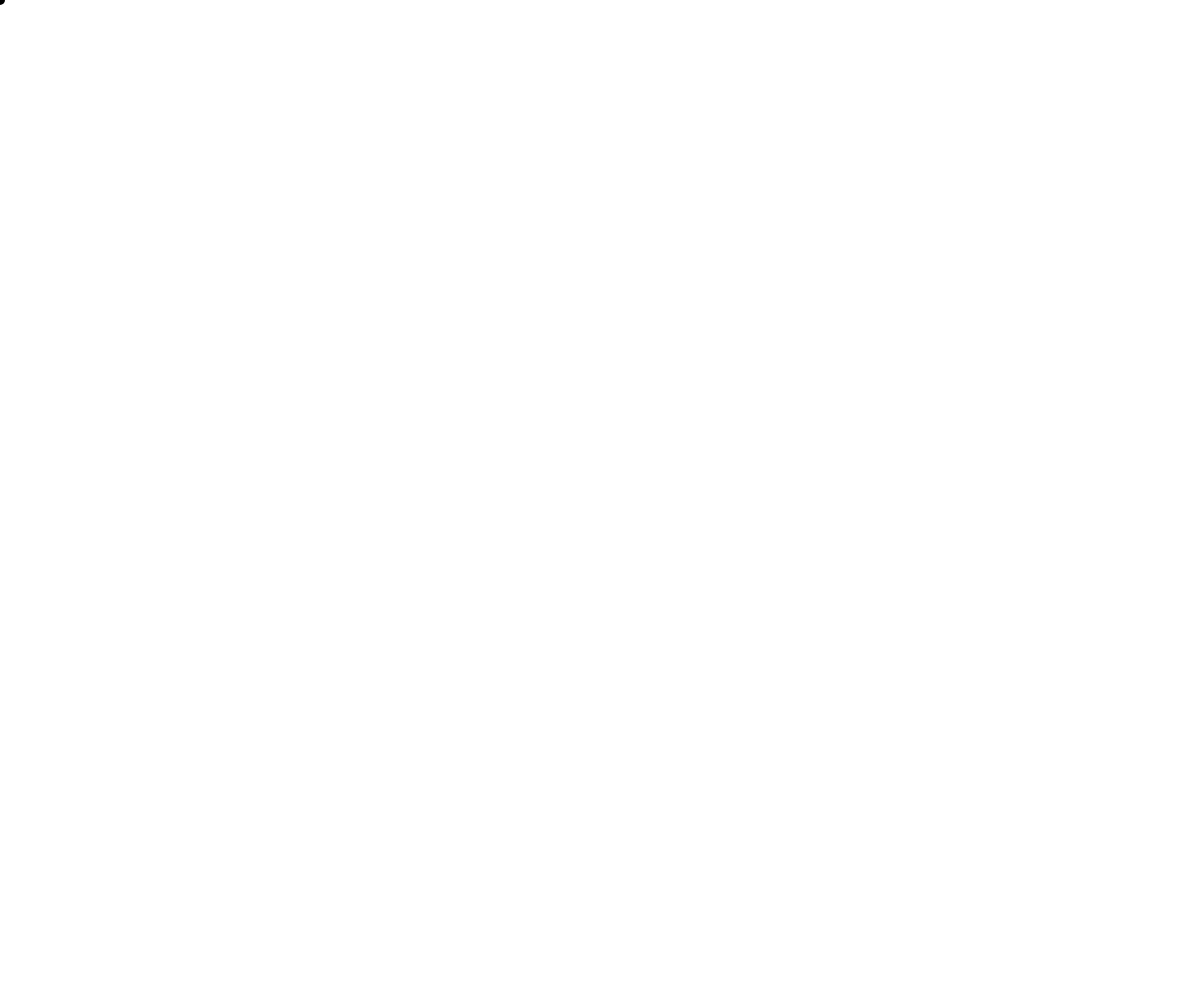
Frame 1 (no input)
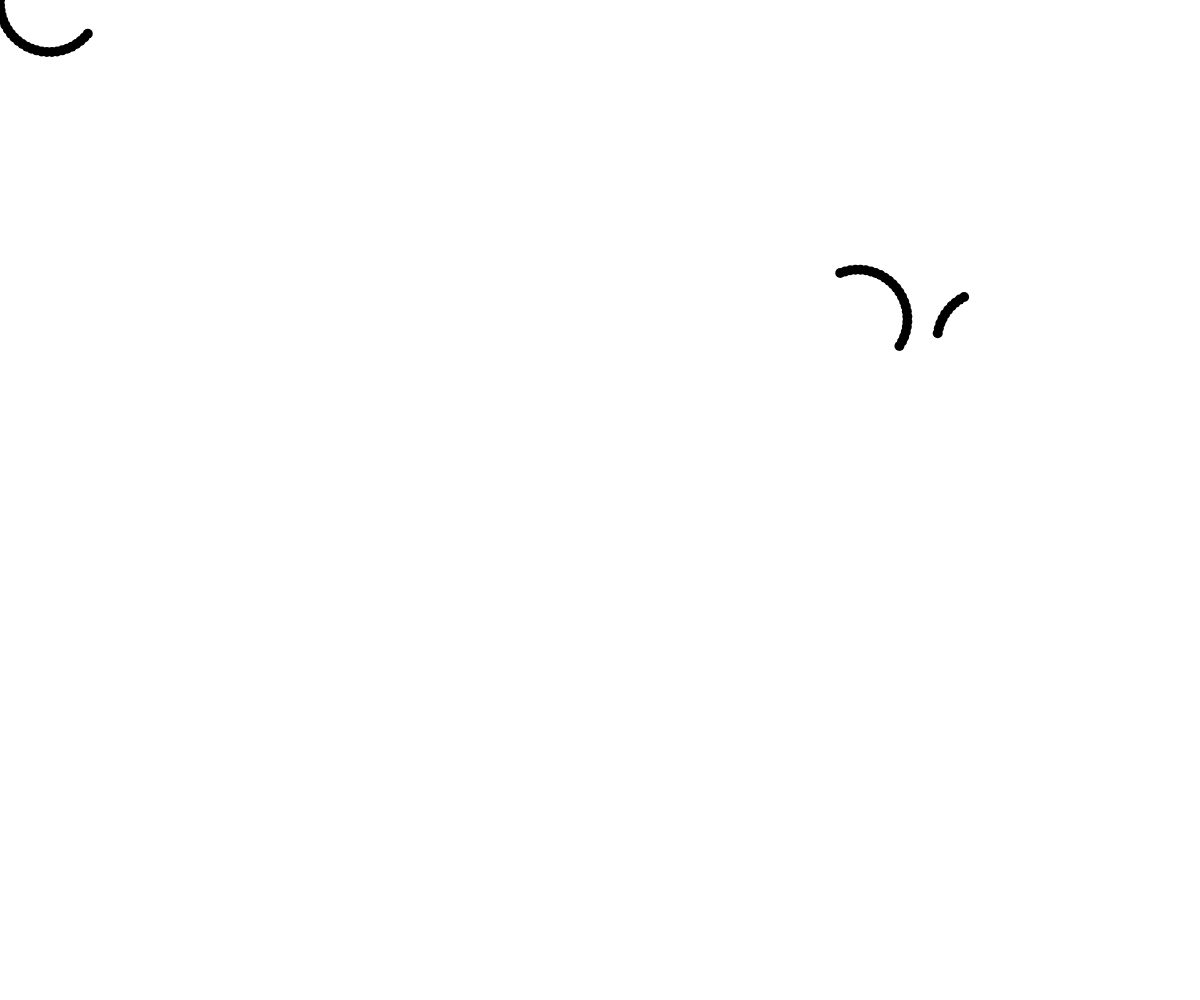
Frame 60 (no input)
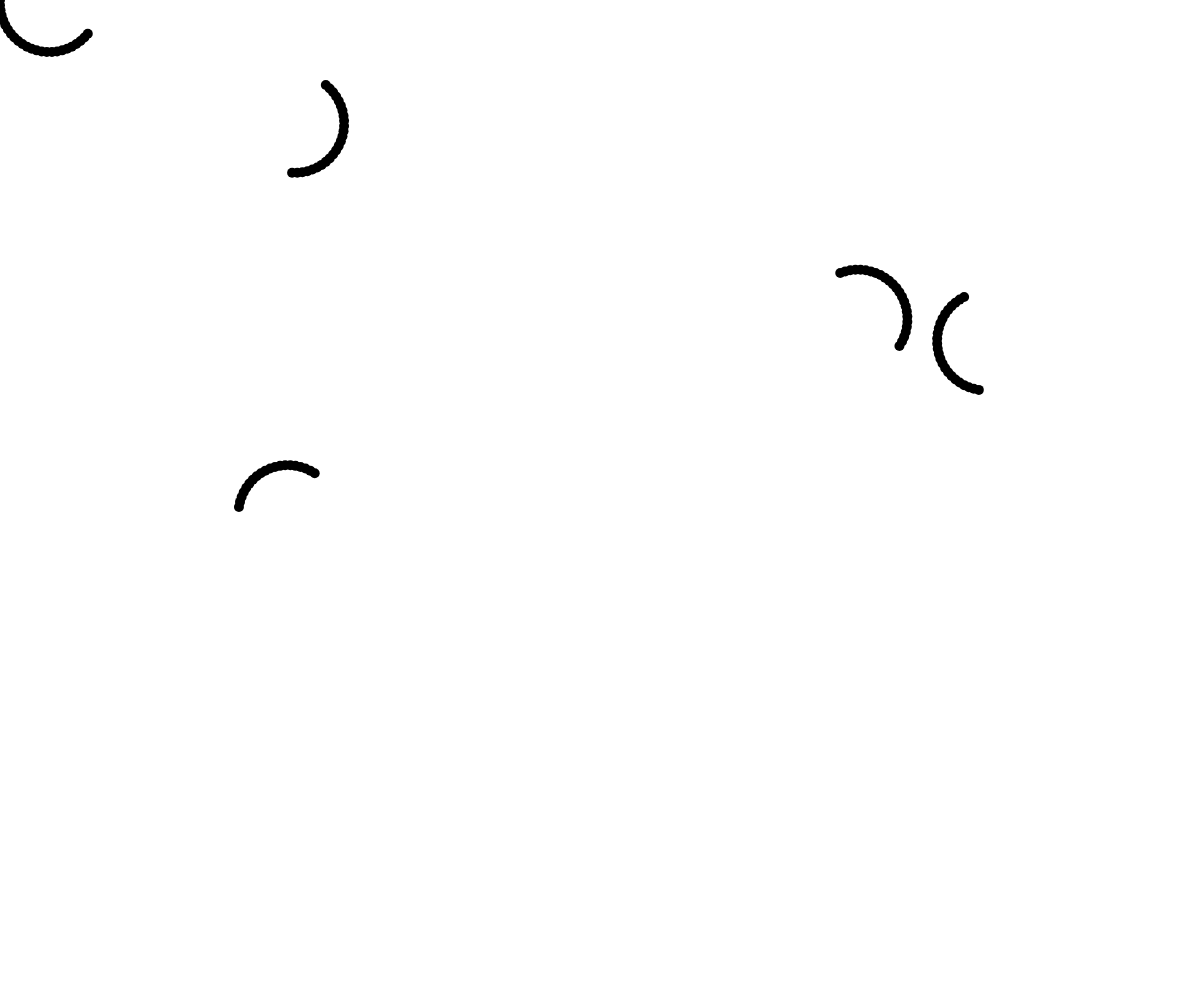
Frame 120 (the mouse pressed at the canvas centre since frame 60)

The p5.js sketch that drew these frames (run headless with seeded random() and noise() and a simulated clock; from frame 60 on, the mouse is pressed at the canvas centre):

// p5.js sketch
// ── sketch.js
/* eslint-disable no-undef, no-unused-vars */

// Looking to create my first p5 library

class Entity {
  constructor() {
    this.components = [];
    this.pos = createVector(0, 0, 0);
  }

  update() {
    for (let i = 0; i < this.components.length; i++) {
      let c = this.components[i];

      c.update();
    }
  }

  addComponent(component) {
    component.entity = this;
    this.components.push(component);
  }

  debug() {
    strokeWeight(10);
    point(this.pos.x, this.pos.y);
  }
}

class Component {
  constructor() {
    this.entity = new Entity();
  }
  update() {}
}

class Oscillator extends Component {
  constructor() {
    super();

    this.diameter = random(0, 25);
    this.theta = createVector(0, 0);
    this.inc = createVector(TWO_PI / 60, TWO_PI / 60);
    this.freq = createVector(1, 1);
  }

  update() {
    this.entity.pos.x = this.entity.pos.x + sin(this.theta.x) * this.diameter;
    this.entity.pos.y = this.entity.pos.y + cos(this.theta.y) * this.diameter;

    this.theta.x += this.inc.x * this.freq.x;
    this.theta.y += this.inc.y * this.freq.y;
  }
}

class Jumper extends Component {
  update() {
    if (frameCount % 25 === 0) {
      this.entity.pos.x = random(0, width);
      this.entity.pos.y = random(0, height);
    }
  }
}

class Wobble extends Component {
  update() {
    this.entity.pos.x = this.entity.pos.x + sin(frameCount * 0.2) * 100;
    // this.entity.pos.x = this.entity.pos.x + 10;
  }
}

let e;
let e2;

function setup() {
  createCanvas(windowWidth, windowHeight);
  // Put setup code here
  frameRate(60);

  e = new Entity();
  e.addComponent(new Wobble());
  e.addComponent(new Jumper());
  e.addComponent(new Oscillator());

  e2 = new Entity();

  let osc = new Oscillator();
  // osc.diameter.x = 5;

  e2.addComponent(osc);
  e2.addComponent(new Jumper());
}

function draw() {
  e2.debug();
  // e2.pos.x = mouseX;
  // e2.pos.y = mouseY;
  e2.update();

  // rect(0, 0, 100, 100);
}

// This Redraws the Canvas when resized
windowResized = function () {
  resizeCanvas(windowWidth, windowHeight);
};
